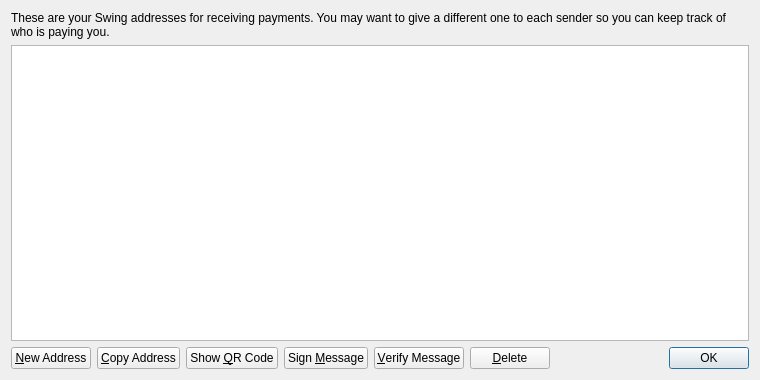
<?xml version="1.0" encoding="UTF-8"?>
<ui version="4.0">
 <class>AddressBookPage</class>
 <widget class="QWidget" name="AddressBookPage">
  <property name="geometry">
   <rect>
    <x>0</x>
    <y>0</y>
    <width>760</width>
    <height>380</height>
   </rect>
  </property>
  <property name="windowTitle">
   <string>Address Book</string>
  </property>
  <layout class="QVBoxLayout" name="verticalLayout">
   <item>
    <widget class="QLabel" name="labelExplanation">
     <property name="text">
      <string>These are your Swing addresses for receiving payments. You may want to give a different one to each sender so you can keep track of who is paying you.</string>
     </property>
     <property name="textFormat">
      <enum>Qt::PlainText</enum>
     </property>
     <property name="wordWrap">
      <bool>true</bool>
     </property>
    </widget>
   </item>
   <item>
    <widget class="QTableView" name="tableView">
     <property name="contextMenuPolicy">
      <enum>Qt::CustomContextMenu</enum>
     </property>
     <property name="toolTip">
      <string>Double-click to edit address or label</string>
     </property>
     <property name="tabKeyNavigation">
      <bool>false</bool>
     </property>
     <property name="alternatingRowColors">
      <bool>true</bool>
     </property>
     <property name="selectionMode">
      <enum>QAbstractItemView::SingleSelection</enum>
     </property>
     <property name="selectionBehavior">
      <enum>QAbstractItemView::SelectRows</enum>
     </property>
     <property name="sortingEnabled">
      <bool>true</bool>
     </property>
     <attribute name="verticalHeaderVisible">
      <bool>false</bool>
     </attribute>
    </widget>
   </item>
   <item>
    <layout class="QHBoxLayout" name="horizontalLayout">
     <item>
      <widget class="QPushButton" name="newAddressButton">
       <property name="toolTip">
        <string>Create a new address</string>
       </property>
       <property name="text">
        <string>&amp;New Address</string>
       </property>
       <property name="icon">
        <iconset resource="../bitcoin.qrc">
         <normaloff>:/icons/add</normaloff>:/icons/add</iconset>
       </property>
      </widget>
     </item>
     <item>
      <widget class="QPushButton" name="copyToClipboard">
       <property name="toolTip">
        <string>Copy the currently selected address to the system clipboard</string>
       </property>
       <property name="text">
        <string>&amp;Copy Address</string>
       </property>
       <property name="icon">
        <iconset resource="../bitcoin.qrc">
         <normaloff>:/icons/editcopy</normaloff>:/icons/editcopy</iconset>
       </property>
      </widget>
     </item>
     <item>
      <widget class="QPushButton" name="showQRCode">
       <property name="text">
        <string>Show &amp;QR Code</string>
       </property>
       <property name="icon">
        <iconset resource="../bitcoin.qrc">
         <normaloff>:/icons/qrcode</normaloff>:/icons/qrcode</iconset>
       </property>
      </widget>
     </item>
     <item>
      <widget class="QPushButton" name="signMessage">
       <property name="toolTip">
        <string>Sign a message to prove you own a Swing address</string>
       </property>
       <property name="text">
        <string>Sign &amp;Message</string>
       </property>
       <property name="icon">
        <iconset resource="../bitcoin.qrc">
         <normaloff>:/icons/edit</normaloff>:/icons/edit</iconset>
       </property>
      </widget>
     </item>
     <item>
      <widget class="QPushButton" name="verifyMessage">
       <property name="toolTip">
        <string>Verify a message to ensure it was signed with a specified Swing address</string>
       </property>
       <property name="text">
        <string>&amp;Verify Message</string>
       </property>
       <property name="icon">
        <iconset resource="../bitcoin.qrc">
         <normaloff>:/icons/transaction_0</normaloff>:/icons/transaction_0</iconset>
       </property>
      </widget>
     </item>
     <item>
      <widget class="QPushButton" name="deleteButton">
       <property name="toolTip">
        <string>Delete the currently selected address from the list</string>
       </property>
       <property name="text">
        <string>&amp;Delete</string>
       </property>
       <property name="icon">
        <iconset resource="../bitcoin.qrc">
         <normaloff>:/icons/remove</normaloff>:/icons/remove</iconset>
       </property>
      </widget>
     </item>
     <item>
      <spacer name="horizontalSpacer">
       <property name="orientation">
        <enum>Qt::Horizontal</enum>
       </property>
       <property name="sizeHint" stdset="0">
        <size>
         <width>40</width>
         <height>20</height>
        </size>
       </property>
      </spacer>
     </item>
     <item>
      <widget class="QDialogButtonBox" name="buttonBox">
       <property name="sizePolicy">
        <sizepolicy hsizetype="Maximum" vsizetype="Fixed">
         <horstretch>0</horstretch>
         <verstretch>0</verstretch>
        </sizepolicy>
       </property>
       <property name="standardButtons">
        <set>QDialogButtonBox::Ok</set>
       </property>
      </widget>
     </item>
    </layout>
   </item>
  </layout>
 </widget>
 <resources>
  <include location="../bitcoin.qrc"/>
 </resources>
 <connections/>
</ui>
